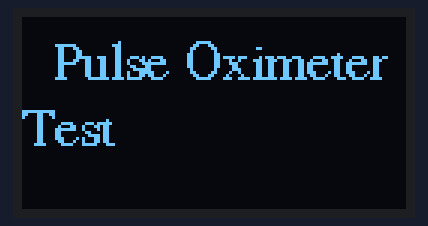
Bench run of a sketch on a simulated Arduino Uno, built with avr-gcc and run on an emulated ATmega328P. Parts: 128×64 one-colour display. Random numbers use the default seed unless the sketch sets one; what the sketch prints to the serial monitor is not drawn.

Above: at 0.1 s.
At 2.1 s:
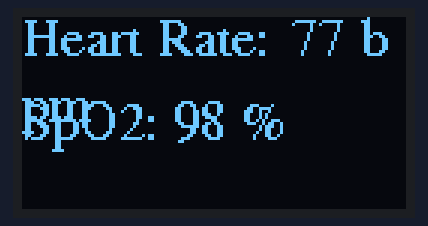
At 10.4 s:
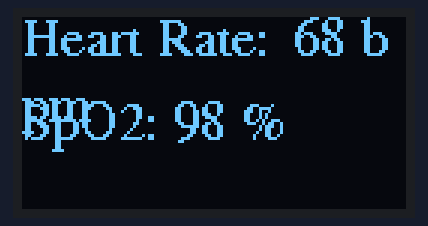
At 19.7 s:
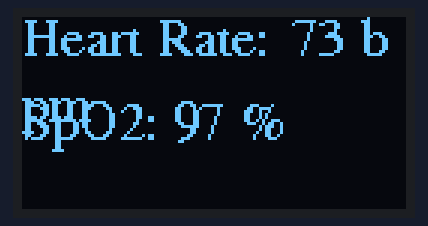
At 29.0 s:
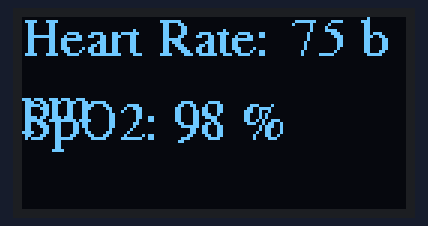
At 38.3 s:
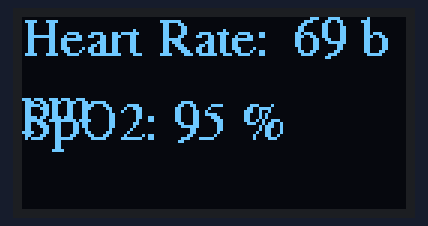

Measured:
- what the display in image 1 shows lasts 1.0 s, from 2.1 s to 3.1 s

The sketch:

arduino.ino
```cpp
#include <Wire.h>
#include <Adafruit_GFX.h>
#include <Adafruit_SSD1306.h>
#include <Fonts/FreeSerif9pt7b.h>

#define SCREEN_WIDTH 128
#define SCREEN_HEIGHT 64
#define OLED_RESET    -1
#define REPORTING_PERIOD_MS 1000

Adafruit_SSD1306 display(SCREEN_WIDTH, SCREEN_HEIGHT, &Wire, OLED_RESET);

void setup() {
  Serial.begin(115200);

  if(!display.begin(SSD1306_SWITCHCAPVCC, 0x3C)) {
    Serial.println("SSD1306 allocation failed");
    for(;;);
  }

  display.setFont(&FreeSerif9pt7b);
  display.clearDisplay();
  display.setTextSize(1);
  display.setTextColor(WHITE);
  display.setCursor(10,20);
  display.println("Pulse Oximeter Test");
  display.display();
  delay(2000);
}

void loop() {
  // Tạo dữ liệu giả
  float hr = 72 + random(-5, 6);    // nhịp tim giả 67–77 bpm
  float spo2 = 96 + random(-2, 3);  // SpO2 giả 94–99 %

  // In ra Serial
  Serial.print("Heart Rate: "); Serial.print(hr);
  Serial.print(" bpm | SpO2: "); Serial.print(spo2);
  Serial.println(" %");

  // ==== Hiển thị trên OLED ====
  display.clearDisplay();
  display.setCursor(0,12);
  display.print("Heart Rate:");
  display.setCursor(90,12);
  display.print(hr,0);
  display.println(" bpm");

  display.setCursor(0,40);
  display.print("SpO2:");
  display.setCursor(50,40);
  display.print(spo2,0);
  display.println(" %");

  display.display();

  delay(REPORTING_PERIOD_MS);
}
```
